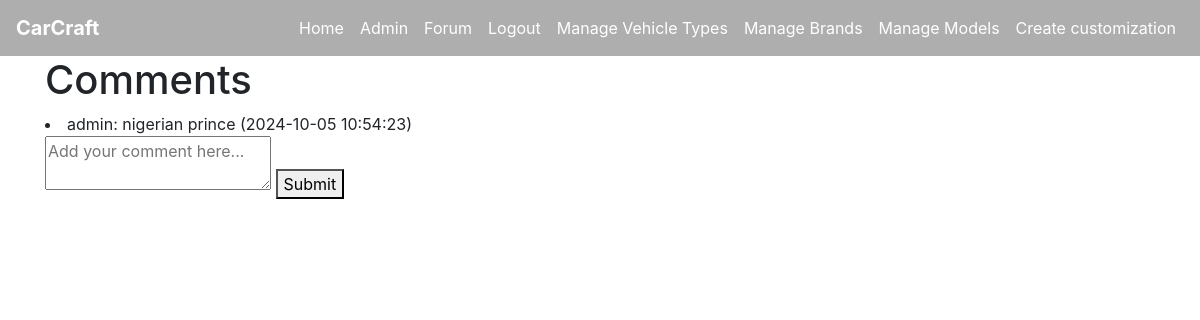
Page /create_comment/1 (signed in) on the earlier database version.
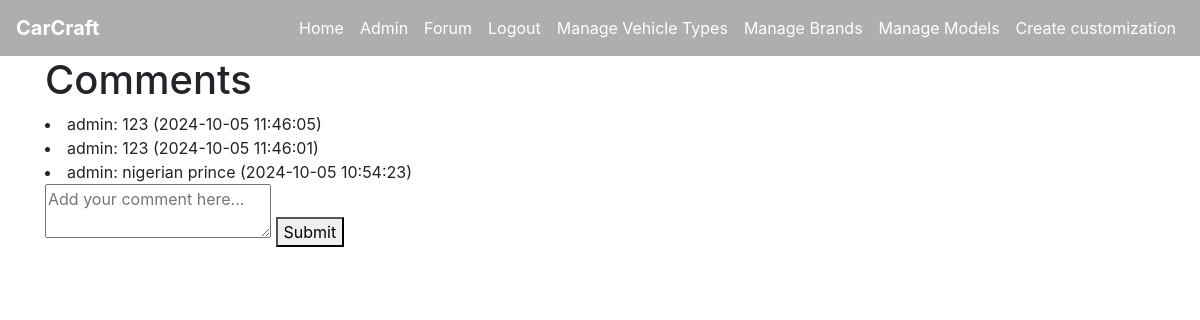
Same page on the later database version.
### tables this page shows
CREATE TABLE comment (
    comment_id INTEGER PRIMARY KEY AUTOINCREMENT,
    post_id INTEGER NOT NULL,
    user_id INTEGER NOT NULL,
    content TEXT NOT NULL,
    created_at DATETIME DEFAULT CURRENT_TIMESTAMP,
    FOREIGN KEY (post_id) REFERENCES post(post_id),
    FOREIGN KEY (user_id) REFERENCES user(user_id)
);

CREATE TABLE user (
    user_id INTEGER PRIMARY KEY AUTOINCREMENT,
    username VARCHAR(64) NOT NULL,
    email VARCHAR(100) NOT NULL,
    password_hash VARCHAR(255) NOT NULL,
    created_at DATETIME DEFAULT CURRENT_TIMESTAMP,
    admin INTEGER DEFAULT 0
);

### app.py (the view, shortened to what this page needs)
@app.route('/create_comment/<int:post_id>', methods=['GET', 'POST'])
@login_required
def create_comment(post_id):
    conn = get_db_connection()
    comments = conn.execute('''
        SELECT c.comment_id, c.content, c.created_at, u.username
        FROM comment c
        JOIN user u ON c.user_id = u.user_id
        WHERE c.post_id = ?
        ORDER BY c.created_at DESC
    ''', (post_id,)).fetchall()
    conn.close()
    return render_template('create_comment.html', comments=comments, post_id=post_id)

### app.py (called while the page is built)
def get_db_connection():
    conn = sqlite3.connect(DATABASE)
    conn.row_factory = sqlite3.Row  # This enables column access by name: row['column_name']
    return conn

@login_manager.user_loader
def load_user(user_id):
    return User.get(user_id)

    @staticmethod
    def get(user_id):
        conn = get_db_connection()
        user_data = conn.execute('SELECT * FROM user WHERE user_id = ?', (user_id,)).fetchone()
        conn.close()
        if user_data:
            return User(
                user_id=user_data['user_id'],
                username=user_data['username'],
                email=user_data['email'],
                password_hash=user_data['password_hash'],
                admin=bool(user_data['admin'])
            )
        return None

### templates/create_comment.html (shortened to what this page needs)
{% extends "base.html" %}
{% block content %}
<h1>Comments</h1>
{% for comment in comments %}
    <li>{{ comment.username }}: {{ comment.content }} ({{ comment.created_at }})
    {% endfor %}
<form method="POST" action="{{ url_for('create_comment', post_id=post_id) }}">
    <textarea name="content" placeholder="Add your comment here..."></textarea>
    <button type="submit">Submit</button>
</form>
{% endblock %}

Differences in the rows shown:
added comment: username "admin", content "123", created_at "2024-10-05 11:46:05"
added comment: username "admin", content "123", created_at "2024-10-05 11:46:01"
